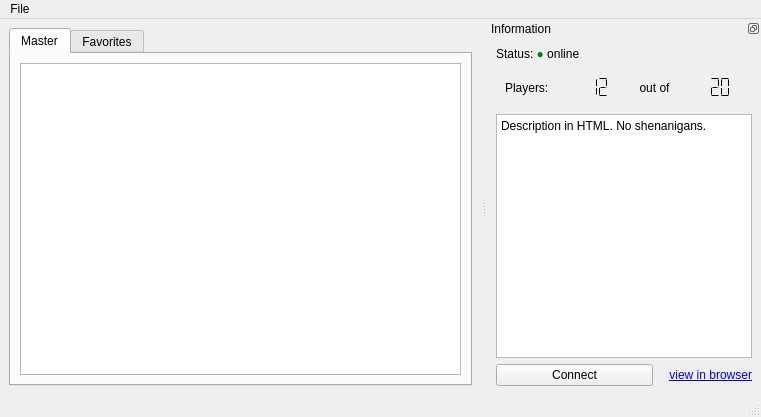
<?xml version="1.0" encoding="UTF-8"?>
<ui version="4.0">
 <class>MainWindow</class>
 <widget class="QMainWindow" name="MainWindow">
  <property name="geometry">
   <rect>
    <x>0</x>
    <y>0</y>
    <width>761</width>
    <height>417</height>
   </rect>
  </property>
  <property name="windowTitle">
   <string>Animated Chatroom</string>
  </property>
  <widget class="QWidget" name="central_widget">
   <layout class="QVBoxLayout" name="central_widget_vertical_layout">
    <item>
     <widget class="QTabWidget" name="server_list_tab_widget">
      <property name="sizePolicy">
       <sizepolicy hsizetype="MinimumExpanding" vsizetype="MinimumExpanding">
        <horstretch>0</horstretch>
        <verstretch>0</verstretch>
       </sizepolicy>
      </property>
      <property name="layoutDirection">
       <enum>Qt::LeftToRight</enum>
      </property>
      <property name="currentIndex">
       <number>0</number>
      </property>
      <widget class="QWidget" name="list_master_tab_widget">
       <property name="statusTip">
        <string/>
       </property>
       <attribute name="title">
        <string>Master</string>
       </attribute>
       <attribute name="toolTip">
        <string>master.example.com:27016 (23 total servers, 46 players)</string>
       </attribute>
       <layout class="QVBoxLayout" name="list_master_tab_widget_vertical_layout">
        <item>
         <widget class="QTableView" name="list_master_table"/>
        </item>
       </layout>
      </widget>
      <widget class="QWidget" name="list_favorites_tab_widget">
       <attribute name="title">
        <string>Favorites</string>
       </attribute>
       <layout class="QVBoxLayout" name="list_favorites_tab_widget_vertical_layout">
        <item>
         <widget class="QTableView" name="list_favorites_table"/>
        </item>
       </layout>
      </widget>
     </widget>
    </item>
   </layout>
  </widget>
  <widget class="QMenuBar" name="menu_bar">
   <property name="geometry">
    <rect>
     <x>0</x>
     <y>0</y>
     <width>761</width>
     <height>24</height>
    </rect>
   </property>
   <widget class="QMenu" name="menu_file">
    <property name="title">
     <string>File</string>
    </property>
    <addaction name="menu_file_quit_action"/>
   </widget>
   <addaction name="menu_file"/>
  </widget>
  <widget class="QStatusBar" name="status_bar"/>
  <widget class="QDockWidget" name="server_info_widget">
   <property name="floating">
    <bool>false</bool>
   </property>
   <property name="features">
    <set>QDockWidget::DockWidgetFloatable|QDockWidget::DockWidgetMovable</set>
   </property>
   <property name="windowTitle">
    <string>Information</string>
   </property>
   <attribute name="dockWidgetArea">
    <number>2</number>
   </attribute>
   <widget class="QWidget" name="server_info_widget_contents">
    <layout class="QGridLayout" name="server_info_widget_contents_grid_layout">
     <item row="1" column="0">
      <widget class="QWidget" name="server_players_widget" native="true">
       <layout class="QHBoxLayout" name="server_players_widget_horiz_layout">
        <item>
         <widget class="QLabel" name="players_label">
          <property name="text">
           <string>Players:</string>
          </property>
         </widget>
        </item>
        <item>
         <widget class="QLCDNumber" name="players_current_lcd">
          <property name="frameShape">
           <enum>QFrame::NoFrame</enum>
          </property>
          <property name="digitCount">
           <number>3</number>
          </property>
          <property name="segmentStyle">
           <enum>QLCDNumber::Flat</enum>
          </property>
          <property name="intValue" stdset="0">
           <number>12</number>
          </property>
         </widget>
        </item>
        <item>
         <widget class="QLabel" name="players_out_of_label">
          <property name="text">
           <string>out of</string>
          </property>
          <property name="alignment">
           <set>Qt::AlignCenter</set>
          </property>
         </widget>
        </item>
        <item>
         <widget class="QLCDNumber" name="players_max_lcd">
          <property name="frameShape">
           <enum>QFrame::NoFrame</enum>
          </property>
          <property name="digitCount">
           <number>3</number>
          </property>
          <property name="segmentStyle">
           <enum>QLCDNumber::Flat</enum>
          </property>
          <property name="intValue" stdset="0">
           <number>20</number>
          </property>
         </widget>
        </item>
       </layout>
      </widget>
     </item>
     <item row="2" column="0">
      <widget class="QTextBrowser" name="server_description_label">
       <property name="html">
        <string>&lt;!DOCTYPE HTML PUBLIC &quot;-//W3C//DTD HTML 4.0//EN&quot; &quot;http://www.w3.org/TR/REC-html40/strict.dtd&quot;&gt;
&lt;html&gt;&lt;head&gt;&lt;meta name=&quot;qrichtext&quot; content=&quot;1&quot; /&gt;&lt;style type=&quot;text/css&quot;&gt;
p, li { white-space: pre-wrap; }
&lt;/style&gt;&lt;/head&gt;&lt;body style=&quot; font-family:'Ubuntu'; font-size:11pt; font-weight:400; font-style:normal;&quot;&gt;
&lt;p style=&quot; margin-top:0px; margin-bottom:0px; margin-left:0px; margin-right:0px; -qt-block-indent:0; text-indent:0px;&quot;&gt;&lt;span style=&quot; font-family:'Sans Serif'; font-size:9pt;&quot;&gt;Description in HTML. No shenanigans.&lt;/span&gt;&lt;/p&gt;&lt;/body&gt;&lt;/html&gt;</string>
       </property>
      </widget>
     </item>
     <item row="3" column="0">
      <widget class="QWidget" name="server_bottom_widget" native="true">
       <layout class="QHBoxLayout" name="server_bottom_widget_horiz_layout">
        <property name="spacing">
         <number>16</number>
        </property>
        <property name="leftMargin">
         <number>0</number>
        </property>
        <property name="topMargin">
         <number>0</number>
        </property>
        <property name="rightMargin">
         <number>0</number>
        </property>
        <property name="bottomMargin">
         <number>0</number>
        </property>
        <item>
         <widget class="QPushButton" name="connect_button">
          <property name="sizePolicy">
           <sizepolicy hsizetype="Preferred" vsizetype="Fixed">
            <horstretch>1</horstretch>
            <verstretch>0</verstretch>
           </sizepolicy>
          </property>
          <property name="text">
           <string>Connect</string>
          </property>
         </widget>
        </item>
        <item>
         <widget class="QLabel" name="view_in_browser_label">
          <property name="sizePolicy">
           <sizepolicy hsizetype="Preferred" vsizetype="Preferred">
            <horstretch>0</horstretch>
            <verstretch>0</verstretch>
           </sizepolicy>
          </property>
          <property name="text">
           <string>&lt;html&gt;&lt;head/&gt;&lt;body&gt;&lt;p&gt;&lt;a href=&quot;http://example.com&quot;&gt;&lt;span style=&quot; text-decoration: underline; color:#0000ff;&quot;&gt;view in browser&lt;/span&gt;&lt;/a&gt;&lt;/p&gt;&lt;/body&gt;&lt;/html&gt;</string>
          </property>
          <property name="alignment">
           <set>Qt::AlignRight|Qt::AlignTrailing|Qt::AlignVCenter</set>
          </property>
         </widget>
        </item>
       </layout>
      </widget>
     </item>
     <item row="0" column="0">
      <widget class="QWidget" name="server_status_widget" native="true">
       <layout class="QHBoxLayout" name="server_status_widget_horiz_layout">
        <property name="leftMargin">
         <number>0</number>
        </property>
        <property name="topMargin">
         <number>0</number>
        </property>
        <property name="rightMargin">
         <number>0</number>
        </property>
        <property name="bottomMargin">
         <number>0</number>
        </property>
        <item>
         <widget class="QLabel" name="server_status_label">
          <property name="text">
           <string>&lt;html&gt;&lt;head/&gt;&lt;body&gt;&lt;p&gt;Status: &lt;span style=&quot;color: green;&quot;&gt;●&lt;/span&gt; online&lt;/p&gt;&lt;/body&gt;&lt;/html&gt;</string>
          </property>
         </widget>
        </item>
       </layout>
      </widget>
     </item>
    </layout>
   </widget>
  </widget>
  <action name="menu_file_quit_action">
   <property name="text">
    <string>Quit</string>
   </property>
  </action>
 </widget>
 <resources/>
 <connections/>
</ui>
